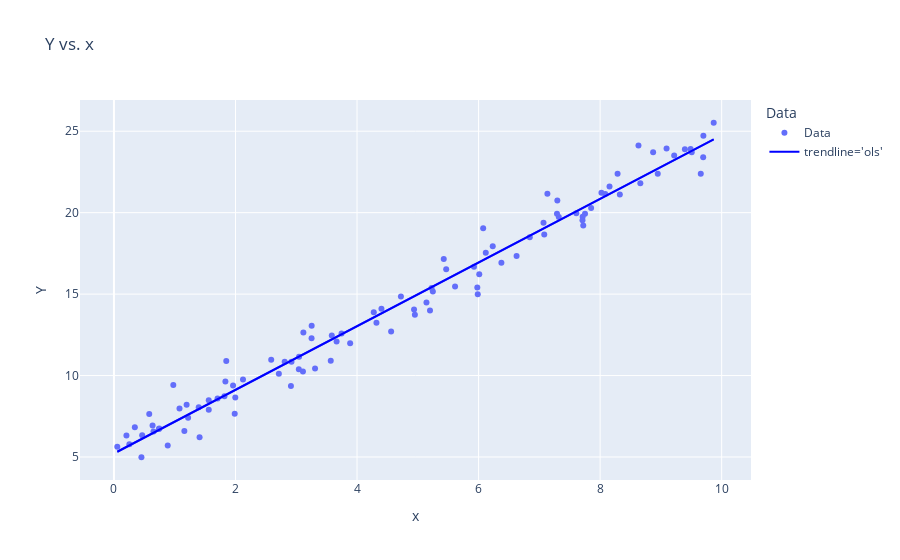

The cell this chart's notebook holds for it:
### Markdown cell above
### 2. Use a dataset simulated from your theoretical Simple Linear Regression model to demonstrate how to create and visualize a fitted Simple Linear Regression model using *pandas* and *import statsmodels.formula.api as smf*<br>

<details class="details-example"><summary style="color:blue"><u>Further Guidance</u></summary>

> - _Combine the **simulated** `x` and `Y` into a `pandas` data frame object named `df` with the column names "x" and "Y"_
> 
> - _Replace the inline question comments below with their answers (working with a ChatBot if needed)_
>
> ```python
> import statsmodels.formula.api as smf  # what is this library for?
> import plotly.express as px  # this is a ploting library
>
> # what are the following two steps doing?
> model_data_specification = smf.ols("Y~x", data=df) 
> fitted_model = model_data_specification.fit() 
>
> # what do each of the following provide?
> fitted_model.summary()  # simple explanation? 
> fitted_model.summary().tables[1]  # simple explanation?
> fitted_model.params  # simple explanation?
> fitted_model.params.values  # simple explanation?
> fitted_model.rsquared  # simple explanation?
>
> # what two things does this add onto the figure?
> df['Data'] = 'Data' # hack to add data to legend 
> fig = px.scatter(df, x='x',  y='Y', color='Data', 
>                  trendline='ols', title='Y vs. x')
>
> # This is essentially what above `trendline='ols'` does
> fig.add_scatter(x=df['x'], y=fitted_model.fittedvalues,
>                 line=dict(color='blue'), name="trendline='ols'")
> 
> fig.show() # USE `fig.show(renderer="png")` FOR ALL GitHub and MarkUs SUBMISSIONS
> ```
>
> _The plotting here uses the `plotly.express` form `fig.add_scatter(x=x, y=Y)` rather than the `plotly.graph_objects` form `fig.add_trace(go.Scatter(x=x, y=Y))`. The difference between these two was noted in the "Further Guidance" comments in the previous question; but, the preference for the former in this case is because `px` allows us to access `trendline='ols'` through `px.scatter(df, x='x',  y='Y', trendline='ols')`_
>
> ---
> 
> _Don't forget to ask for summaries of all your different ChatBot sessions and organize and paste these into your homework notebook (including link(s) to chat log histories if you're using ChatBot) But if you're using the STA130 custom NBLM ChatBot, you'll only be able to ask for summaries, of course!_      

</details>

### Code cell
import pandas as pd
import numpy as np
from scipy.stats import norm
import plotly.graph_objects as go
import statsmodels.formula.api as smf  # This library is for specifying and fitting statistical models using formulas (similar to R's formula syntax).
import plotly.express as px  # This is a plotting library that provides a high-level interface for creating interactive plots.
# Parameters
n = 100  # Number of samples
beta0 = 5   # Intercept coefficient
beta1 = 2   # Slope coefficient
sigma = 1   # Standard deviation of the error term

# Generate predictor variables x_i
np.random.seed(42)  # For reproducibility
x = np.random.uniform(0, 10, n)

# Generate error terms epsilon_i
epsilon = np.random.normal(0, sigma, n)

# Compute outcome variables Y_i
Y = beta0 + beta1 * x + epsilon

# Create the theoretical regression line
x_line = np.linspace(min(x), max(x), 100)
Y_line = beta0 + beta1 * x_line


# Assuming x and Y are already defined from the previous simulation
df = pd.DataFrame({'x': x, 'Y': Y})

# what are the following two steps doing?
model_data_specification = smf.ols("Y~x", data=df) 
fitted_model = model_data_specification.fit() 

# what do each of the following provide?
fitted_model.summary()  # simple explanation? 
fitted_model.summary().tables[1]  # simple explanation?
fitted_model.params  # simple explanation?
fitted_model.params.values  # simple explanation?
fitted_model.rsquared  # simple explanation?

# what two things does this add onto the figure?
df['Data'] = 'Data' # hack to add data to legend 
fig = px.scatter(df, x='x',  y='Y', color='Data', 
                 trendline='ols', title='Y vs. x')

# This is essentially what above `trendline='ols'` does
fig.add_scatter(x=df['x'], y=fitted_model.fittedvalues,
                line=dict(color='blue'), name="trendline='ols'")

### Figure 1 — Plotly figure (JSON) as saved in the notebook; plotly's stock layout.template omitted (floating-point values rounded to 4 significant figures)
{"data": [{"hovertemplate": "Data=Data<br>x=%{x}<br>Y=%{y}<extra></extra>", "legendgroup": "Data", "marker": {"color": "#636efa", "symbol": "circle"}, "mode": "markers", "name": "Data", "orientation": "v", "showlegend": true, "type": "scatter", "x": [3.745, 9.507, 7.32, 5.987, 1.56, 1.56, 0.5808, 8.662, 6.011, 7.081, 0.2058, 9.699, 8.324, 2.123, 1.818, 1.834, 3.042, 5.248, 4.319, 2.912, 6.119, 1.395, 2.921, 3.664, 4.561, 7.852, 1.997, 5.142, 5.924, 0.4645, 6.075, 1.705, 0.6505, 9.489, 9.656, 8.084, 3.046, 0.9767, 6.842, 4.402, 1.22, 4.952, 0.3439, 9.093, 2.588, 6.625, 3.117, 5.201, 5.467, 1.849, 9.696, 7.751, 9.395, 8.948, 5.979, 9.219, 0.8849, 1.96, 0.4523, 3.253, 3.887, 2.713, 8.287, 3.568, 2.809, 5.427, 1.409, 8.022, 0.7455, 9.869, 7.722, 1.987, 0.05522, 8.155, 7.069, 7.29, 7.713, 0.7404, 3.585, 1.159, 8.631, 6.233, 3.309, 0.6356, 3.11, 3.252, 7.296, 6.376, 8.872, 4.722, 1.196, 7.132, 7.608, 5.613, 7.71, 4.938, 5.227, 4.275, 0.2542, 1.079], "xaxis": "x", "y": [12.58, 23.72, 19.73, 14.99, 7.901, 8.477, 7.64, 21.81, 16.21, 18.66, 6.327, 24.73, 21.12, 9.76, 8.734, 9.637, 10.38, 15.17, 13.25, 9.361, 17.53, 8.051, 10.85, 12.09, 12.71, 20.28, 8.651, 14.48, 16.69, 6.333, 19.04, 8.585, 6.559, 23.9, 22.39, 21.14, 11.15, 9.417, 18.49, 14.1, 7.406, 13.73, 6.831, 23.94, 10.97, 17.34, 12.64, 14.0, 16.52, 10.89, 23.4, 19.94, 23.89, 22.39, 15.41, 23.51, 5.708, 9.393, 4.985, 13.06, 11.99, 10.1, 22.39, 10.9, 10.85, 17.16, 6.211, 21.23, 6.751, 25.52, 19.21, 7.654, 5.632, 21.61, 19.39, 19.93, 19.75, 6.713, 12.46, 6.603, 24.13, 17.94, 10.43, 6.928, 10.24, 12.29, 20.75, 16.93, 23.71, 14.86, 8.214, 21.16, 19.97, 15.47, 19.53, 14.06, 15.38, 13.89, 5.785, 7.985], "yaxis": "y"}, {"hovertemplate": "<b>OLS trendline</b><br>Y = 1.95402 * x + 5.2151<br>R<sup>2</sup>=0.976457<br><br>Data=Data<br>x=%{x}<br>Y=%{y} <b>(trend)</b><extra></extra>", "legendgroup": "Data", "marker": {"color": "#636efa", "symbol": "circle"}, "mode": "lines", "name": "Data", "showlegend": false, "type": "scatter", "x": [0.05522, 0.2058, 0.2542, 0.3439, 0.4523, 0.4645, 0.5808, 0.6356, 0.6505, 0.7404, 0.7455, 0.8849, 0.9767, 1.079, 1.159, 1.196, 1.22, 1.395, 1.409, 1.56, 1.56, 1.705, 1.818, 1.834, 1.849, 1.96, 1.987, 1.997, 2.123, 2.588, 2.713, 2.809, 2.912, 2.921, 3.042, 3.046, 3.11, 3.117, 3.252, 3.253, 3.309, 3.568, 3.585, 3.664, 3.745, 3.887, 4.275, 4.319, 4.402, 4.561, 4.722, 4.938, 4.952, 5.142, 5.201, 5.227, 5.248, 5.427, 5.467, 5.613, 5.924, 5.979, 5.987, 6.011, 6.075, 6.119, 6.233, 6.376, 6.625, 6.842, 7.069, 7.081, 7.132, 7.29, 7.296, 7.32, 7.608, 7.71, 7.713, 7.722, 7.751, 7.852, 8.022, 8.084, 8.155, 8.287, 8.324, 8.631, 8.662, 8.872, 8.948, 9.093, 9.219, 9.395, 9.489, 9.507, 9.656, 9.696, 9.699, 9.869], "xaxis": "x", "y": [5.323, 5.617, 5.712, 5.887, 6.099, 6.123, 6.35, 6.457, 6.486, 6.662, 6.672, 6.944, 7.124, 7.323, 7.479, 7.552, 7.6, 7.941, 7.969, 8.263, 8.264, 8.547, 8.768, 8.799, 8.827, 9.045, 9.098, 9.117, 9.364, 10.27, 10.52, 10.7, 10.91, 10.92, 11.16, 11.17, 11.29, 11.31, 11.57, 11.57, 11.68, 12.19, 12.22, 12.37, 12.53, 12.81, 13.57, 13.66, 13.82, 14.13, 14.44, 14.86, 14.89, 15.26, 15.38, 15.43, 15.47, 15.82, 15.9, 16.18, 16.79, 16.9, 16.91, 16.96, 17.09, 17.17, 17.39, 17.67, 18.16, 18.59, 19.03, 19.05, 19.15, 19.46, 19.47, 19.52, 20.08, 20.28, 20.29, 20.3, 20.36, 20.56, 20.89, 21.01, 21.15, 21.41, 21.48, 22.08, 22.14, 22.55, 22.7, 22.98, 23.23, 23.57, 23.76, 23.79, 24.08, 24.16, 24.17, 24.5], "yaxis": "y"}, {"line": {"color": "blue"}, "name": "trendline='ols'", "type": "scatter", "x": [3.745, 9.507, 7.32, 5.987, 1.56, 1.56, 0.5808, 8.662, 6.011, 7.081, 0.2058, 9.699, 8.324, 2.123, 1.818, 1.834, 3.042, 5.248, 4.319, 2.912, 6.119, 1.395, 2.921, 3.664, 4.561, 7.852, 1.997, 5.142, 5.924, 0.4645, 6.075, 1.705, 0.6505, 9.489, 9.656, 8.084, 3.046, 0.9767, 6.842, 4.402, 1.22, 4.952, 0.3439, 9.093, 2.588, 6.625, 3.117, 5.201, 5.467, 1.849, 9.696, 7.751, 9.395, 8.948, 5.979, 9.219, 0.8849, 1.96, 0.4523, 3.253, 3.887, 2.713, 8.287, 3.568, 2.809, 5.427, 1.409, 8.022, 0.7455, 9.869, 7.722, 1.987, 0.05522, 8.155, 7.069, 7.29, 7.713, 0.7404, 3.585, 1.159, 8.631, 6.233, 3.309, 0.6356, 3.11, 3.252, 7.296, 6.376, 8.872, 4.722, 1.196, 7.132, 7.608, 5.613, 7.71, 4.938, 5.227, 4.275, 0.2542, 1.079], "y": [12.53, 23.79, 19.52, 16.91, 8.264, 8.263, 6.35, 22.14, 16.96, 19.05, 5.617, 24.17, 21.48, 9.364, 8.768, 8.799, 11.16, 15.47, 13.66, 10.91, 17.17, 7.941, 10.92, 12.37, 14.13, 20.56, 9.117, 15.26, 16.79, 6.123, 17.09, 8.547, 6.486, 23.76, 24.08, 21.01, 11.17, 7.124, 18.59, 13.82, 7.6, 14.89, 5.887, 22.98, 10.27, 18.16, 11.31, 15.38, 15.9, 8.827, 24.16, 20.36, 23.57, 22.7, 16.9, 23.23, 6.944, 9.045, 6.099, 11.57, 12.81, 10.52, 21.41, 12.19, 10.7, 15.82, 7.969, 20.89, 6.672, 24.5, 20.3, 9.098, 5.323, 21.15, 19.03, 19.46, 20.29, 6.662, 12.22, 7.479, 22.08, 17.39, 11.68, 6.457, 11.29, 11.57, 19.47, 17.67, 22.55, 14.44, 7.552, 19.15, 20.08, 16.18, 20.28, 14.86, 15.43, 13.57, 5.712, 7.323]}], "layout": {"legend": {"title": {"text": "Data"}, "tracegroupgap": 0}, "title": {"text": "Y vs. x"}, "xaxis": {"anchor": "y", "domain": [0, 1], "title": {"text": "x"}}, "yaxis": {"anchor": "x", "domain": [0, 1], "title": {"text": "Y"}}}}
